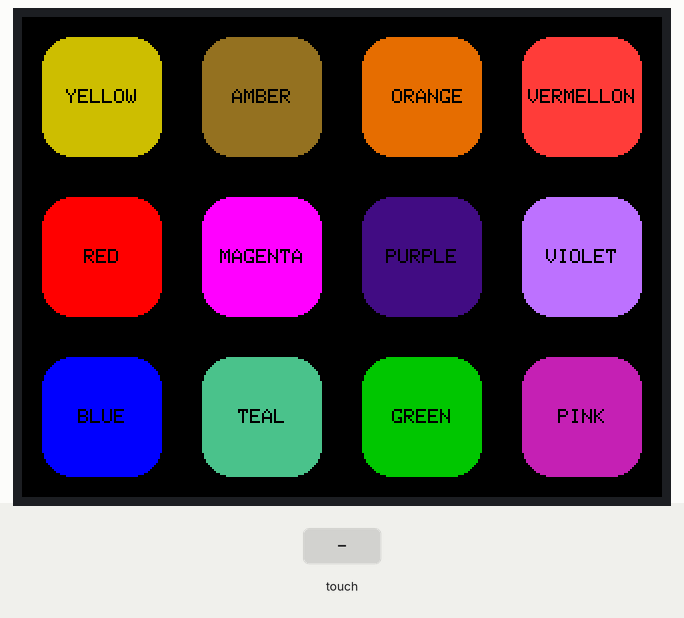
Simulated run of this sketch. Board: SparkFun Pro Micro, built with avr-gcc and run on an emulated ATmega32U4. On the bench: 320×240 colour display. The test bench sets the inputs (shaded band). USB keyboard and mouse output is not drawn; what the sketch prints to the serial monitor is not drawn.

Above: at 1.5 s.

The sketch:

StreamdeckV1.ino
```cpp
#include "SPI.h"
#include "Adafruit_GFX.h"
#include "Adafruit_ILI9341.h"
#include "XPT2046_Touchscreen.h"
#include "Keyboard.h"
//#include <iostream>

//-------------------------Pins Pro Micro----------------------------------
//-------------------------------------------------------------------------
// MOSI=16, MISO=14, SCK=15
//-------------------------------------------------------------------------
//-------------------------------------------------------------------------


//------------For the Adafruit shield, these are the default.--------------
//-------------------------------------------------------------------------
#define TS_CS 7
#define TFT_RST 8
#define TFT_DC 9
#define TFT_CS 10
//-------------------------------------------------------------------------
//-------------------------------------------------------------------------


//-------------------------Touch Calibration-------------------------------
//-------------------------------------------------------------------------

/*
#define TS_MINX 3800
#define TS_MAXX 100
#define TS_MINY 100
#define TS_MAXY 3750
*/

#define TS_MINX 100
#define TS_MAXX 3800
#define TS_MINY 100
#define TS_MAXY 3750

 /*
 #define TS_MINX 150
 #define TS_MINY 130
 #define TS_MAXX 3800
 #define TS_MAXY 4000
*/

//-------------------------------------------------------------------------
//-------------------------------------------------------------------------


//------------------------------Keyboard-----------------------------------
//-------------------------------------------------------------------------
// Note: Uncomment only the keys that you are using to take as less memory
// as possible.
//-------------------------------------------------------------------------

//#define KEY_LEFT_CTRL		0x80
//#define KEY_LEFT_SHIFT		0x81
//#define KEY_LEFT_ALT		0x82
//#define KEY_LEFT_GUI		0x83
//#define KEY_RIGHT_CTRL		0x84
//#define KEY_RIGHT_SHIFT		0x85
//#define KEY_RIGHT_ALT		0x86
//#define KEY_RIGHT_GUI		0x87

//#define KEY_UP_ARROW		0xDA
//#define KEY_DOWN_ARROW		0xD9
//#define KEY_LEFT_ARROW		0xD8
//#define KEY_RIGHT_ARROW		0xD7
//#define KEY_BACKSPACE		0xB2
//#define KEY_TAB				0xB3
//#define KEY_RETURN			0xB0
//#define KEY_ESC				0xB1
//#define KEY_INSERT			0xD1
//#define KEY_DELETE			0xD4
//#define KEY_PAGE_UP			0xD3
//#define KEY_PAGE_DOWN		0xD6
//#define KEY_HOME			0xD2
//#define KEY_END				0xD5
//#define KEY_CAPS_LOCK		0xC1


//----------------------------Function Keys--------------------------------

//#define KEY_F1				0xC2
//#define KEY_F2				0xC3
//#define KEY_F3				0xC4
//#define KEY_F4				0xC5
#define KEY_F5				0xC6
#define KEY_F6				0xC7
#define KEY_F7				0xC8
#define KEY_F8				0xC9
#define KEY_F9				0xCA
#define KEY_F10				0xCB
#define KEY_F11				0xCC
#define KEY_F12				0xCD
//#define KEY_F13				0x68
//#define KEY_F14				0x69
//#define KEY_F15				0x6A
//#define KEY_F16				0x6B
//#define KEY_F17				0x6C
//#define KEY_F18				0x6D
//#define KEY_F19				0x6E
//#define KEY_F20				0x6F
//#define KEY_F21				0x70
//#define KEY_F22				0x71
//#define KEY_F23				0x72
//#define KEY_F24				0x73
//#define KEY_F24				0x73

//-----------------------Missing sound control keys------------------------

#define KEY_MUTE				0x7F
#define KEY_VOLUMEUP			0x80
#define KEY_VOLUMEDOWN		0x81

//------------------------------Numeric keypad-----------------------------

//#define KEY_KEYPAD_0			0x62
//define KEY_KEYPAD_1			0x59
//#define KEY_KEYPAD_2			0x5A
//#define KEY_KEYPAD_3			0x5B
//#define KEY_KEYPAD_4			0x5C
//#define KEY_KEYPAD_5			0x5D
//#define KEY_KEYPAD_6			0x5E
//#define KEY_KEYPAD_7			0x5F
//#define KEY_KEYPAD_8			0x60
//#define KEY_KEYPAD_9			0x61
//#define KEY_KEYPAD_DECIMAL		0x63
//#define KEY_KEYPAD_ENTER		0x58
//#define KEY_KEYPAD_PLUS		0x57
//#define KEY_KEYPAD_MINUS		0x56
//#define KEY_KEYPAD_MULTIPLY		0x55
//#define KEY_KEYPAD_DIVIDE		0x54
//#define KEY_KEYPAD_NUMLOCK		0x53
//#define KEY_KEYPAD_EQUALS		0x67

//-------------------------------------------------------------------------
//-------------------------------------------------------------------------


// Use hardware SPI (on Uno, #13, #12, #11) and the above for CS/DC

XPT2046_Touchscreen ts(TS_CS);
Adafruit_ILI9341 tft = Adafruit_ILI9341(TFT_CS, TFT_DC, TFT_RST);
Adafruit_GFX_Button btn, btn2, btn3, btn4, btn5, btn6, btn7, btn8, btn9, btn10, btn11, btn12;

// If using the breakout, change pins as desired
//Adafruit_ILI9341 tft = Adafruit_ILI9341(TFT_CS, TFT_DC, TFT_MOSI, TFT_CLK, TFT_RST, TFT_MISO);

void setup() {
  Serial.begin(38400);
  Serial.setTimeout(10);

//-----------------------Deselect all SPI Devices--------------------------
//-------------------------------------------------------------------------

  pinMode(TFT_CS, OUTPUT);
  pinMode(TS_CS, OUTPUT);
  digitalWrite(TFT_CS, HIGH);
  digitalWrite(TS_CS, HIGH);


//--------------------------Start the devices------------------------------
//-------------------------------------------------------------------------

  //Start the keyboard
  Keyboard.begin();

  //Start the TFT Screen
  tft.begin();

  //Start the touch Screen
  ts.begin();

  //Set TFT and Touch Screen rotation
  ts.setRotation(-1);
  tft.setRotation(1);

  //Set the TFT Screen background color to black
  tft.fillScreen(ILI9341_BLACK);


//---------------------Screen Layout and Settings--------------------------
//-------------------------------------------------------------------------

  //Colors
  #define BLACK 0x0000
  #define WHITE 0xFFFF

  #define YELLOW 0xCDE0
  #define AMBER 0x9384
  #define ORANGE 0xE360
  #define VERMELLON 0xF9E7
  #define RED 0xF800
  #define MAGENTA 0xF81F
  #define PURPLE 0x4070
  #define VIOLET 0xBB9F
  #define BLUE 0x001F
  #define TEAL 0x4E11
  #define GREEN 0x0620
  #define PINK 0xC116

  //If you want to use personalized color you can use this color picker http://www.barth-dev.de/online/rgb565-color-picker/

  //Button width
  int btnWidth = 60;

  // Font settings
  uint8_t fontSize = 1;
  uint16_t fontColor = BLACK;

  // Button Border colors
  uint16_t btnBorderColor[3][4] = {
                    {YELLOW, AMBER, ORANGE, VERMELLON},
                    {RED, MAGENTA, PURPLE, VIOLET},
                    {BLUE, TEAL, GREEN, PINK}
                  };


  // Button Background colors
  uint16_t btnBackgroundColor[3][4] = {
                    {YELLOW, AMBER, ORANGE, VERMELLON},
                    {RED, MAGENTA, PURPLE, VIOLET},
                    {BLUE, TEAL, GREEN, PINK}
                  };

  // Button Labels
  const char *btnLabel[3][4] = {
                    {"YELLOW", "AMBER"," ORANGE", "VERMELLON"},
                    {"RED", "MAGENTA", "PURPLE", "VIOLET"},
                    {"BLUE", "TEAL", "GREEN", "PINK"}
                  };


//----------------------------First row------------------------------------

  btn.initButton(&tft, 40, 40, btnWidth, btnWidth, btnBorderColor[0][0], btnBackgroundColor[0][0], fontColor, btnLabel[0][0], fontSize);
  btn.drawButton();
  btn2.initButton(&tft, 120, 40, btnWidth, btnWidth, btnBorderColor[0][1], btnBackgroundColor[0][1], fontColor, btnLabel[0][1], fontSize);
  btn2.drawButton();
  btn3.initButton(&tft, 200, 40, btnWidth, btnWidth, btnBorderColor[0][2], btnBackgroundColor[0][2], fontColor, btnLabel[0][2], fontSize);
  btn3.drawButton();
  btn4.initButton(&tft, 280, 40, btnWidth, btnWidth, btnBorderColor[0][3], btnBackgroundColor[0][3], fontColor, btnLabel[0][3], fontSize);
  btn4.drawButton();

//----------------------------Second Row-----------------------------------

  btn5.initButton(&tft, 40, 120, btnWidth, btnWidth, btnBorderColor[1][0], btnBackgroundColor[1][0], fontColor, btnLabel[1][0], fontSize);
  btn5.drawButton();
  btn6.initButton(&tft, 120, 120, btnWidth, btnWidth, btnBorderColor[1][1], btnBackgroundColor[1][1], fontColor, btnLabel[1][1], fontSize);
  btn6.drawButton();
  btn7.initButton(&tft, 200, 120, btnWidth, btnWidth, btnBorderColor[1][2], btnBackgroundColor[1][2], fontColor, btnLabel[1][2], fontSize);
  btn7.drawButton();
  btn8.initButton(&tft, 280, 120, btnWidth, btnWidth, btnBorderColor[1][3], btnBackgroundColor[1][3], fontColor, btnLabel[1][3], fontSize);
  btn8.drawButton();

//-----------------------------Third Row-----------------------------------

  btn9.initButton(&tft, 40, 200, btnWidth, btnWidth, btnBorderColor[2][0], btnBackgroundColor[2][0], fontColor, btnLabel[2][0], fontSize);
  btn9.drawButton();
  btn10.initButton(&tft, 120, 200, btnWidth, btnWidth, btnBorderColor[2][1], btnBackgroundColor[2][1], fontColor, btnLabel[2][1], fontSize);
  btn10.drawButton();
  btn11.initButton(&tft, 200, 200, btnWidth, btnWidth, btnBorderColor[2][2], btnBackgroundColor[2][2], fontColor, btnLabel[2][2], fontSize);
  btn11.drawButton();
  btn12.initButton(&tft, 280, 200, btnWidth, btnWidth, btnBorderColor[2][3], btnBackgroundColor[2][3], fontColor, btnLabel[2][3], fontSize);
  btn12.drawButton();

//-------------------------------------------------------------------------
//-------------------------------------------------------------------------
}


void loop(void) {

if (ts.touched()) {
    TS_Point p = ts.getPoint();

    p.x = map(p.x, TS_MINX, TS_MAXX, 0, tft.width());
    p.y = map(p.y, TS_MINY, TS_MAXY, 0, tft.height());

    Serial.print("Pressure = ");
    Serial.print(p.z);
    Serial.print(", x = ");
    Serial.print(p.x);
    Serial.print(", y = ");
    Serial.print(p.y);
    delay(30);
    Serial.println();

    btn.press(btn.contains(p.x, p.y));
    btn2.press(btn2.contains(p.x, p.y));
    btn3.press(btn3.contains(p.x, p.y));
    btn4.press(btn4.contains(p.x, p.y));
    btn5.press(btn5.contains(p.x, p.y));
    btn6.press(btn6.contains(p.x, p.y));
    btn7.press(btn7.contains(p.x, p.y));
    btn8.press(btn8.contains(p.x, p.y));
    btn9.press(btn9.contains(p.x, p.y));
    btn10.press(btn10.contains(p.x, p.y));
    btn11.press(btn11.contains(p.x, p.y));
    btn12.press(btn12.contains(p.x, p.y));


   if (btn.isPressed()) {
     Keyboard.press(KEY_F5);
     delay(300);
     Keyboard.releaseAll();
  }
     if (btn2.isPressed()) {
     Keyboard.press(KEY_F6);
     delay(300);
     Keyboard.releaseAll();
  }
     if (btn3.isPressed()) {
     Keyboard.press(KEY_F7);
     delay(300);
     Keyboard.releaseAll();
  }
     if (btn4.isPressed()) {
     Keyboard.press(KEY_F8);
     delay(300);
     Keyboard.releaseAll();
  }
     if (btn5.isPressed()) {
     Keyboard.press(KEY_VOLUMEUP);
  }
     if (btn6.isPressed()) {
     Serial.print("Boton 6 tocado");
     Keyboard.write('F');
  }
     if (btn7.isPressed()) {
     Serial.print("Boton 7 tocado");
     Keyboard.write('G');
  }
     if (btn8.isPressed()) {
     Serial.print("Boton 8 tocado");
     Keyboard.write('H');
  }
     if (btn9.isPressed()) {
     Serial.print("Boton 9 tocado");
     Keyboard.write('I');
  }
     if (btn10.isPressed()) {
     Serial.print("Boton 10 tocado");
     Keyboard.write('J');
  }
     if (btn11.isPressed()) {
     Serial.print("Boton 11 tocado");
     Keyboard.write('K');
  }
     if (btn12.isPressed()) {
     Serial.print("Boton 12 tocado");
     Keyboard.write('L');
  }
}
}
```
